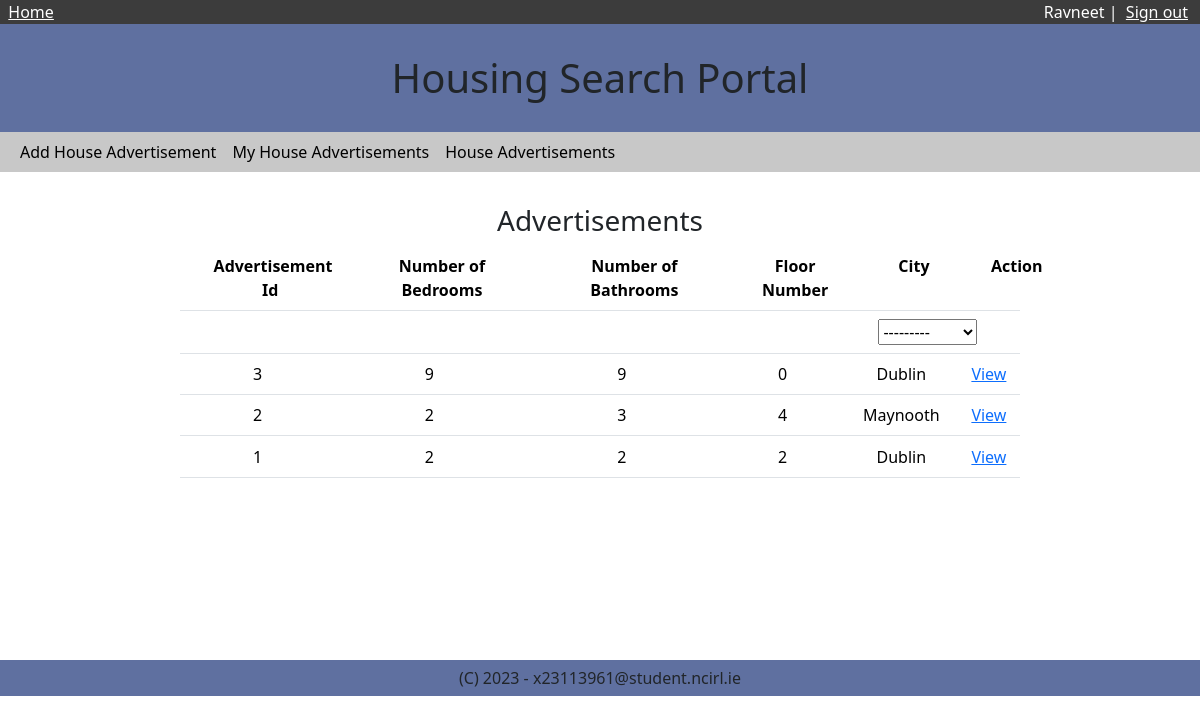
The page /houseadvertisements (signed in) on the database its author committed.
### housingapp/models.py (models this page shows, shortened)
class HouseAdvertisement(models.Model):
    rent_per_month = models.PositiveIntegerField()
    number_of_bedroom = models.PositiveIntegerField()
    number_of_bathroom = models.PositiveIntegerField()
    floor_number = models.IntegerField()
    nearby_utilities_landmarks = models.CharField(max_length=500)
    user = models.ForeignKey(User,on_delete=models.CASCADE)
    city = models.ForeignKey(City,on_delete=models.CASCADE)
    address = models.CharField(max_length=200)
    advertisement_visibility = models.IntegerField(choices=advertisement_visibility)
    contact_no = models.CharField(max_length=20)

class City(models.Model):
    name = models.CharField(max_length=100)
    def __str__(self):
        return str(self.name)

### housingapp/views.py (the view)
@require_GET
def gethouseadvertisements(request):
    cities = City.objects.order_by('name')[:] # pylint: disable=no-member
    city_id=request.GET.get('city_id','0')
    if city_id == '0':
        houseadvertisements = HouseAdvertisement.objects.filter( # pylint: disable=no-member
                advertisement_visibility=1
            ).order_by('-id')[:]
    else:
        houseadvertisements = HouseAdvertisement.objects.filter( # pylint: disable=no-member
                advertisement_visibility=1, city__pk=int(city_id)
            ).order_by('-id')[:]
    context = {
        'houseadvertisements': houseadvertisements,
        'cities': cities,
        'city_id': [int(city_id)]
    }
    return render(request, 'housingapp/houseadvertisements.html', context)

### housingapp/templates/housingapp/houseadvertisements.html (shortened to what this page needs)
{% extends "housingapp/base_generic.html" %}
{% block content %}
    <div class="center-div">
        {% if are_my_houseadvertisements %}
            <h3>My Advertisements</h3>
        {% else %}
            <h3>Advertisements</h3>
        {% endif %}
        <form action='' method='get'>
            <div class="left-manner-div">
                <table class="table">
                    <tr>
                        <th>Advertisement Id</th>
                        <th>Number of Bedrooms</th>
                        <th>Number of Bathrooms</th>
                        <th>Floor Number</th>
                        <th>City</th>
                        <th>Action</th>
                    </tr>
                    <tr>
                        <th>&nbsp;</th>
                        <th>&nbsp;</th>
                        <th>&nbsp;</th>
                        <th>&nbsp;</th>
                        <th>
                            <select onChange="form.submit();" name="city_id">
                                <option value="0">---------</option>
                            </select>
                        </th>
                        <th>&nbsp;</th>
                    </tr>
                    {% if houseadvertisements %}
                    {% for houseadvertisement in houseadvertisements %}
                    <tr>
                        <td>{{ houseadvertisement.id }}</td>
                        <td>{{ houseadvertisement.number_of_bedroom }}</td>
                        <td>{{ houseadvertisement.number_of_bathroom }}</td>
                        <td>{{ houseadvertisement.floor_number }}</td>
                        <td>{{ houseadvertisement.city }}</td>
                        <td>
                            {% if are_my_houseadvertisements %}
                                <a href="{% url 'housingapp:houseadvertisement_existing' houseadvertisement.id %}">Edit</a>
                                &nbsp;|&nbsp;
                                <a href="{% url 'housingapp:houseadvertisement_delete' houseadvertisement.id %}">Delete</a>
                            {% else %}
                                <a href="{% url 'housingapp:houseadvertisement_view' houseadvertisement.id %}">View</a>
                            {% endif %}
                        </td>
                    </tr>
                    {% endfor %}
                    {% else %}
                    <tr>
                        <td colspan='5'>
                            There are no advertisements.
                        </td>
                    </tr>
                    {% endif %}
                </table>
            </div>
        </form>
    </div>
{% endblock content %}

### housingapp/templates/housingapp/base_generic.html (shortened to what this page needs)
{% load static %}
<!DOCTYPE html>
<html>
<head>
    <link href="https://cdn.jsdelivr.net/npm/bootstrap@5.3.2/dist/css/bootstrap.min.css" rel="stylesheet">
</head>
<body>
    <div class="topHeading">
        &nbsp;&nbsp;<a class="topHeading" href="/">Home</a>
        {% if user.is_authenticated %}
            <div class="topLeftHeading">
                {{user.first_name}}&nbsp;|&nbsp;
                <a class="topHeading" href="{% url 'sign_out' %}">Sign out</a>
            </div>
        {% endif %}
    </div>
    <div class="headerClass">
        Housing Search Portal
    </div>
    {% if user.is_authenticated %}
        <nav class="navbar navbar-expand-md bg-body" style="padding-top: 0">
            <div class="container-fluid" style="background-color: rgb(200, 200, 200);">
                <div id="navcol-1" class="collapse navbar-collapse">
                    <ul class="navbar-nav">
                        <li class="nav-item"><a class="nav-link active" href="{% url 'housingapp:houseadvertisement_create' %}">Add House Advertisement</a></li>
                        <li class="nav-item"><a class="nav-link active" href="{% url 'housingapp:myhouseadvertisements' %}">My House Advertisements</a></li>
                        <li class="nav-item"><a class="nav-link active" href="{% url 'housingapp:houseadvertisements' %}">House Advertisements</a></li>
                    </ul>
                </div>
            </div>
        </nav>
    {% endif %}
<main>
{% block content %}{% endblock %}
</main>
    <footer>
        <div class="footerClass">
            (C) 2023 - x23113961@student.ncirl.ie
        </div>
    </footer>
</body>
</html>

### housingapp/templates/housingapp/base_generic.html (style rules this page uses)
.headerClass { width: 100%; text-align: center; font-size: 250%; padding-top: 2%; padding-bottom: 2%; background-color: rgb(95, 112, 160); }
.footerClass { width: 100%; text-align: center; padding-top: 0.5%; padding-bottom: 0.5%; background-color: rgb(95, 112, 160); }
.topHeading { background-color: rgb(60, 60, 60); color: white; }
.topLeftHeading { display: inline; float: right; padding-right:1%; }

### housingapp/templates/housingapp/houseadvertisements.html (style rules this page uses)
.center-div { text-align: center; padding-top: 2%; height: 60vh; }
.left-manner-div { margin: 0 auto; width: 70%; }
.table th { text-align: center; padding-left: 4%; }
.table td { padding-left: 1%; padding-top: 1%; text-align: center; }

### rows shown on the page
HouseAdvertisement: id "3", number_of_bedroom "9", number_of_bathroom "9", floor_number "0", city "Dublin"
HouseAdvertisement: id "2", number_of_bedroom "2", number_of_bathroom "3", floor_number "4", city "Maynooth"
HouseAdvertisement: id "1", number_of_bedroom "2", number_of_bathroom "2", floor_number "2", city "Dublin"

### other values the page prints
{{ user.first_name }} "Ravneet"
